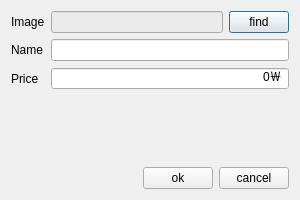
<?xml version="1.0" encoding="UTF-8"?>
<ui version="4.0">
 <class>setProductDialog</class>
 <widget class="QDialog" name="setProductDialog">
  <property name="geometry">
   <rect>
    <x>0</x>
    <y>0</y>
    <width>300</width>
    <height>200</height>
   </rect>
  </property>
  <property name="maximumSize">
   <size>
    <width>300</width>
    <height>200</height>
   </size>
  </property>
  <property name="windowTitle">
   <string>Add Product</string>
  </property>
  <layout class="QVBoxLayout" name="verticalLayout">
   <item>
    <layout class="QGridLayout" name="gridLayout">
     <item row="3" column="0">
      <widget class="QLabel" name="label_3">
       <property name="maximumSize">
        <size>
         <width>60</width>
         <height>30</height>
        </size>
       </property>
       <property name="text">
        <string>Price</string>
       </property>
      </widget>
     </item>
     <item row="0" column="0">
      <widget class="QLabel" name="label">
       <property name="maximumSize">
        <size>
         <width>60</width>
         <height>30</height>
        </size>
       </property>
       <property name="text">
        <string>Image</string>
       </property>
      </widget>
     </item>
     <item row="1" column="0">
      <widget class="QLabel" name="label_2">
       <property name="maximumSize">
        <size>
         <width>60</width>
         <height>30</height>
        </size>
       </property>
       <property name="text">
        <string>Name</string>
       </property>
      </widget>
     </item>
     <item row="1" column="1">
      <widget class="QLineEdit" name="nameEdit">
       <property name="maximumSize">
        <size>
         <width>16777215</width>
         <height>30</height>
        </size>
       </property>
       <property name="alignment">
        <set>Qt::AlignRight|Qt::AlignTrailing|Qt::AlignVCenter</set>
       </property>
      </widget>
     </item>
     <item row="0" column="1">
      <layout class="QHBoxLayout" name="horizontalLayout_5">
       <item>
        <widget class="QLineEdit" name="imagePathEdit">
         <property name="maximumSize">
          <size>
           <width>16777215</width>
           <height>30</height>
          </size>
         </property>
         <property name="styleSheet">
          <string notr="true">QLineEdit{
	background:rgb(235,235,235);
}</string>
         </property>
         <property name="alignment">
          <set>Qt::AlignRight|Qt::AlignTrailing|Qt::AlignVCenter</set>
         </property>
         <property name="readOnly">
          <bool>true</bool>
         </property>
        </widget>
       </item>
       <item>
        <widget class="QPushButton" name="findButton">
         <property name="maximumSize">
          <size>
           <width>60</width>
           <height>30</height>
          </size>
         </property>
         <property name="text">
          <string>find</string>
         </property>
        </widget>
       </item>
      </layout>
     </item>
     <item row="3" column="1">
      <widget class="QSpinBox" name="priceSpinBox">
       <property name="maximumSize">
        <size>
         <width>16777215</width>
         <height>30</height>
        </size>
       </property>
       <property name="alignment">
        <set>Qt::AlignRight|Qt::AlignTrailing|Qt::AlignVCenter</set>
       </property>
       <property name="buttonSymbols">
        <enum>QAbstractSpinBox::NoButtons</enum>
       </property>
       <property name="suffix">
        <string>￦</string>
       </property>
       <property name="minimum">
        <number>0</number>
       </property>
       <property name="maximum">
        <number>1000000</number>
       </property>
      </widget>
     </item>
    </layout>
   </item>
   <item>
    <spacer name="verticalSpacer">
     <property name="orientation">
      <enum>Qt::Vertical</enum>
     </property>
     <property name="sizeHint" stdset="0">
      <size>
       <width>20</width>
       <height>40</height>
      </size>
     </property>
    </spacer>
   </item>
   <item>
    <layout class="QHBoxLayout" name="horizontalLayout">
     <item>
      <spacer name="horizontalSpacer">
       <property name="orientation">
        <enum>Qt::Horizontal</enum>
       </property>
       <property name="sizeHint" stdset="0">
        <size>
         <width>40</width>
         <height>20</height>
        </size>
       </property>
      </spacer>
     </item>
     <item>
      <widget class="QPushButton" name="okayButton">
       <property name="maximumSize">
        <size>
         <width>70</width>
         <height>25</height>
        </size>
       </property>
       <property name="text">
        <string>ok</string>
       </property>
      </widget>
     </item>
     <item>
      <widget class="QPushButton" name="cancelButton">
       <property name="maximumSize">
        <size>
         <width>70</width>
         <height>25</height>
        </size>
       </property>
       <property name="text">
        <string>cancel</string>
       </property>
      </widget>
     </item>
    </layout>
   </item>
  </layout>
 </widget>
 <resources/>
 <connections>
  <connection>
   <sender>okayButton</sender>
   <signal>clicked()</signal>
   <receiver>setProductDialog</receiver>
   <slot>accept()</slot>
   <hints>
    <hint type="sourcelabel">
     <x>183</x>
     <y>181</y>
    </hint>
    <hint type="destinationlabel">
     <x>119</x>
     <y>120</y>
    </hint>
   </hints>
  </connection>
  <connection>
   <sender>cancelButton</sender>
   <signal>clicked()</signal>
   <receiver>setProductDialog</receiver>
   <slot>reject()</slot>
   <hints>
    <hint type="sourcelabel">
     <x>264</x>
     <y>175</y>
    </hint>
    <hint type="destinationlabel">
     <x>211</x>
     <y>120</y>
    </hint>
   </hints>
  </connection>
 </connections>
</ui>
